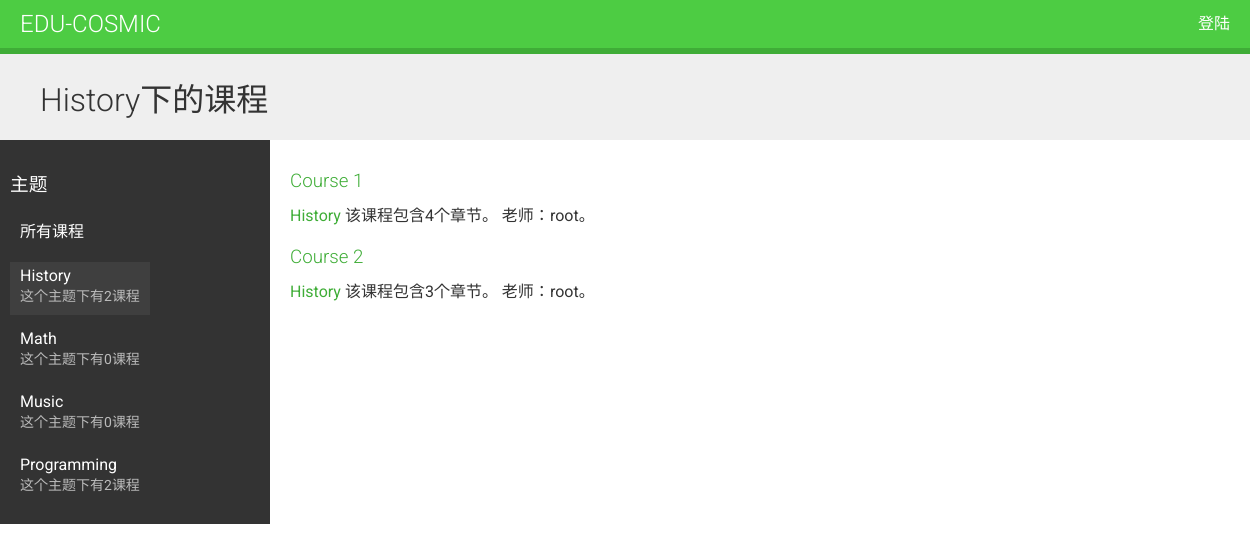
Screenshot of /course/subject/history/ with the database file from the repository.
### courses/models.py (models this page shows, shortened)
class Subject(models.Model):
    title = models.CharField(max_length=200)
    slug = models.SlugField(max_length=200, unique=True)
    class Meta:
        db_table = "subject"

class Course(models.Model):
    owner = models.ForeignKey(User, related_name="course_created", on_delete=models.CASCADE)
    subject = models.ForeignKey(Subject, related_name="courses", on_delete=models.CASCADE)
    title = models.CharField(max_length=200)
    slug = models.SlugField(max_length=200, unique=True)
    overview = models.TextField()
    created = models.DateTimeField(auto_now_add=True)
    students = models.ManyToManyField(User, related_name="courses_joined", blank=True)
    class Meta:
        db_table = "course"
        ordering = ("-created", )

### courses/views.py (the view)
# urls.py: path("subject/<slug:subject>/", views.CourseListView.as_view(), name="course_list_subject"),
class CourseListView(TemplateResponseMixin, View):
    model = Course
    template_name = "courses/list.html"
    def get(self, request, subject=None):
        subjects = cache.get('all_subjects')
        if not subjects:
            subjects = Subject.objects.annotate(total_courses=Count("courses"))
            cache.set("all_subjects",subjects)
        all_courses = Course.objects.annotate(total_modules=Count("modules"))
        if subject:
            subject = get_object_or_404(Subject, slug=subject)
            key = 'subject_{}_courses'.format(subject.id)
            courses = cache.get(key)
            if not courses:
                courses = all_courses.filter(subject=subject)
                cache.set(key,courses)
        else:
            courses = cache.get('all_courses')
            if not courses:
                courses = all_courses
                cache.set('all_courses',courses)
        return self.render_to_response({"subjects": subjects, "subject": subject,
                                        "courses": courses})

### templates/courses/list.html (shortened to what this page needs)
{% extends "base.html" %}
{% block content %}
    <h1>
        {% if subject %}
            {{ subject.title }}下的课程
        {% else %}
            所有课程
        {% endif %}
    </h1>
    <div class="contents">
        <h3>主题</h3>
        <ul class="modules">
            <li {% if not subject %} class="selected" {% endif %}>
                <a href="{% url 'course_list' %}">所有课程</a>
            </li>
            {% for s in subjects %}
                <li {% if subject == s %} class="selected" {% endif %}>
                    <a href="{% url 'course_list_subject' s.slug %}">
                        {{ s.title }}
                        <br><span>这个主题下有{{ s.total_courses }}课程</span>
                    </a>
                </li>
            {% endfor %}
        </ul>
    </div>
    <div class="module">
        {% for course in courses %}
            {% with subject=course.subject %}
                <h3><a href="{% url 'course_detail' course.slug %}">
                    {{ course.title }}
                    </a>
                </h3>
                <p>
                    <a href="{% url 'course_list_subject' subject.slug %}">
                        {{ subject.title }}
                    </a>
                    该课程包含{{ course.total_modules }}个章节。
                    老师：{{ course.owner.username }}。
                </p>
            {% endwith %}
        {% endfor %}
    </div>
{% endblock %}

### static/css/base.css (style rules this page uses)
body { margin:0; font-family:'Roboto', sans-serif; font-weight:400; color:#333; }
a { color:#3fad37; text-decoration:none; }
ul { float:left; }
h1, h2, h3, h4, h5, h6 { font-family:'Roboto', sans-serif; font-weight:300; }
h1 { background:#efefef; width:100%; overflow:auto; padding:20px 0 20px 40px; margin:0; }
.module { padding:10px 20px; float:left; width:600px; }
.module h3 { margin:20px 0 0; padding:0; width:100%; }
.module p { margin:10px 0 20px; width:100%; float:left; }
.contents { width:20%; padding:10px; float:left; background:#333; color: #fff; font-family:'Roboto', sans-serif; }
.contents ul { list-style:none; margin:0; padding:0; }
.contents ul li { margin:0 0 10px 0; padding:4px 10px 10px; overflow:auto; }
.contents ul li.selected { background:#3f3f3f; }
.contents ul span { text-transform:uppercase; color:#bbb; font-size:14px; }
.contents ul a { display:block; color:#fff; text-decoration:none; }

### rows the page displays
Subject: title "History", total_courses "2"
Subject: title "Math", total_courses "0"
Subject: title "Music", total_courses "0"
Subject: title "Programming", total_courses "2"
Course: title "Course 1", subject "History", total_modules "4", owner.username "root"
Course: title "Course 2", subject "History", total_modules "3", owner.username "root"
